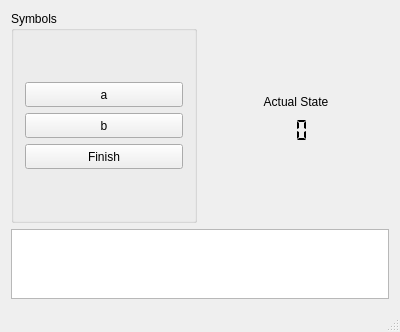
<?xml version="1.0" encoding="UTF-8"?>
<ui version="4.0">
 <class>MainWindow</class>
 <widget class="QMainWindow" name="MainWindow">
  <property name="geometry">
   <rect>
    <x>0</x>
    <y>0</y>
    <width>400</width>
    <height>300</height>
   </rect>
  </property>
  <property name="windowTitle">
   <string>MainWindow</string>
  </property>
  <widget class="QWidget" name="centralWidget">
   <layout class="QGridLayout" name="gridLayout_3">
    <item row="0" column="0">
     <layout class="QHBoxLayout" name="horizontalLayout">
      <item>
       <widget class="QGroupBox" name="symbolsGroupBox">
        <property name="title">
         <string>Symbols</string>
        </property>
        <layout class="QGridLayout" name="gridLayout">
         <item row="2" column="0">
          <widget class="QPushButton" name="symbolbButton">
           <property name="minimumSize">
            <size>
             <width>0</width>
             <height>25</height>
            </size>
           </property>
           <property name="text">
            <string>b</string>
           </property>
          </widget>
         </item>
         <item row="4" column="0">
          <spacer name="verticalSpacer_2">
           <property name="orientation">
            <enum>Qt::Vertical</enum>
           </property>
           <property name="sizeType">
            <enum>QSizePolicy::MinimumExpanding</enum>
           </property>
           <property name="sizeHint" stdset="0">
            <size>
             <width>20</width>
             <height>40</height>
            </size>
           </property>
          </spacer>
         </item>
         <item row="1" column="0">
          <widget class="QPushButton" name="symbolaButton">
           <property name="minimumSize">
            <size>
             <width>0</width>
             <height>25</height>
            </size>
           </property>
           <property name="text">
            <string>a</string>
           </property>
           <property name="autoDefault">
            <bool>false</bool>
           </property>
           <property name="default">
            <bool>false</bool>
           </property>
           <property name="flat">
            <bool>false</bool>
           </property>
          </widget>
         </item>
         <item row="0" column="0">
          <spacer name="verticalSpacer">
           <property name="orientation">
            <enum>Qt::Vertical</enum>
           </property>
           <property name="sizeType">
            <enum>QSizePolicy::MinimumExpanding</enum>
           </property>
           <property name="sizeHint" stdset="0">
            <size>
             <width>20</width>
             <height>40</height>
            </size>
           </property>
          </spacer>
         </item>
         <item row="3" column="0">
          <widget class="QPushButton" name="finishButton">
           <property name="minimumSize">
            <size>
             <width>0</width>
             <height>25</height>
            </size>
           </property>
           <property name="text">
            <string>Finish</string>
           </property>
          </widget>
         </item>
        </layout>
       </widget>
      </item>
      <item>
       <layout class="QGridLayout" name="gridLayout_2">
        <item row="0" column="0">
         <spacer name="verticalSpacer_3">
          <property name="orientation">
           <enum>Qt::Vertical</enum>
          </property>
          <property name="sizeType">
           <enum>QSizePolicy::MinimumExpanding</enum>
          </property>
          <property name="sizeHint" stdset="0">
           <size>
            <width>20</width>
            <height>40</height>
           </size>
          </property>
         </spacer>
        </item>
        <item row="1" column="0">
         <widget class="QLabel" name="actualStateLabel">
          <property name="sizePolicy">
           <sizepolicy hsizetype="Minimum" vsizetype="Fixed">
            <horstretch>0</horstretch>
            <verstretch>0</verstretch>
           </sizepolicy>
          </property>
          <property name="minimumSize">
           <size>
            <width>0</width>
            <height>20</height>
           </size>
          </property>
          <property name="text">
           <string>Actual State</string>
          </property>
          <property name="alignment">
           <set>Qt::AlignCenter</set>
          </property>
          <property name="margin">
           <number>0</number>
          </property>
         </widget>
        </item>
        <item row="2" column="0">
         <widget class="QLCDNumber" name="actualStateNumber">
          <property name="enabled">
           <bool>true</bool>
          </property>
          <property name="sizePolicy">
           <sizepolicy hsizetype="Minimum" vsizetype="Fixed">
            <horstretch>0</horstretch>
            <verstretch>0</verstretch>
           </sizepolicy>
          </property>
          <property name="minimumSize">
           <size>
            <width>0</width>
            <height>25</height>
           </size>
          </property>
          <property name="accessibleName">
           <string/>
          </property>
          <property name="layoutDirection">
           <enum>Qt::LeftToRight</enum>
          </property>
          <property name="frameShape">
           <enum>QFrame::NoFrame</enum>
          </property>
          <property name="frameShadow">
           <enum>QFrame::Raised</enum>
          </property>
          <property name="smallDecimalPoint">
           <bool>false</bool>
          </property>
          <property name="digitCount">
           <number>2</number>
          </property>
          <property name="mode">
           <enum>QLCDNumber::Dec</enum>
          </property>
          <property name="segmentStyle">
           <enum>QLCDNumber::Flat</enum>
          </property>
          <property name="value" stdset="0">
           <double>0.000000000000000</double>
          </property>
          <property name="intValue" stdset="0">
           <number>0</number>
          </property>
         </widget>
        </item>
        <item row="3" column="0">
         <spacer name="verticalSpacer_4">
          <property name="orientation">
           <enum>Qt::Vertical</enum>
          </property>
          <property name="sizeType">
           <enum>QSizePolicy::MinimumExpanding</enum>
          </property>
          <property name="sizeHint" stdset="0">
           <size>
            <width>20</width>
            <height>40</height>
           </size>
          </property>
         </spacer>
        </item>
       </layout>
      </item>
     </layout>
    </item>
    <item row="1" column="0">
     <widget class="QPlainTextEdit" name="consolePlainText">
      <property name="enabled">
       <bool>true</bool>
      </property>
      <property name="frameShape">
       <enum>QFrame::StyledPanel</enum>
      </property>
      <property name="frameShadow">
       <enum>QFrame::Sunken</enum>
      </property>
      <property name="plainText">
       <string/>
      </property>
      <property name="textInteractionFlags">
       <set>Qt::TextSelectableByKeyboard|Qt::TextSelectableByMouse</set>
      </property>
     </widget>
    </item>
   </layout>
  </widget>
  <widget class="QMenuBar" name="menuBar">
   <property name="geometry">
    <rect>
     <x>0</x>
     <y>0</y>
     <width>400</width>
     <height>22</height>
    </rect>
   </property>
  </widget>
  <widget class="QStatusBar" name="statusBar"/>
 </widget>
 <layoutdefault spacing="6" margin="11"/>
 <resources/>
 <connections/>
</ui>
